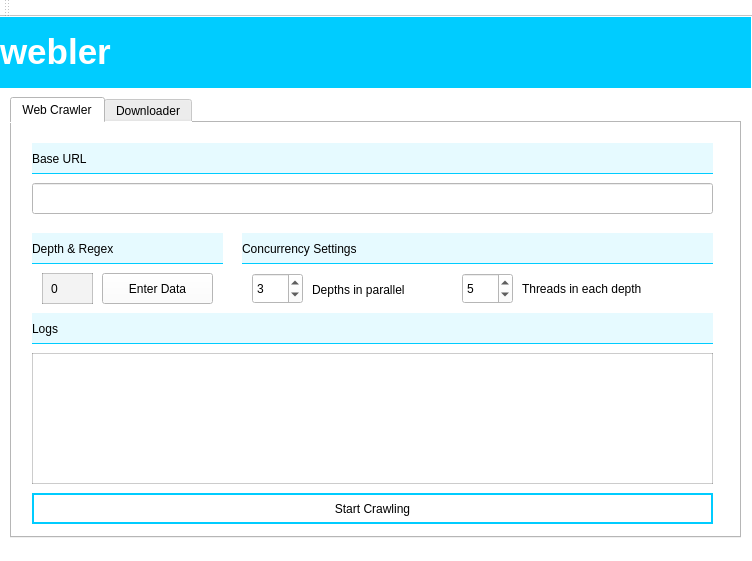
<?xml version="1.0" encoding="UTF-8"?>
<ui version="4.0">
 <class>MainWindow</class>
 <widget class="QMainWindow" name="MainWindow">
  <property name="geometry">
   <rect>
    <x>0</x>
    <y>0</y>
    <width>752</width>
    <height>561</height>
   </rect>
  </property>
  <property name="windowTitle">
   <string>webler</string>
  </property>
  <property name="styleSheet">
   <string notr="true">background: #fff</string>
  </property>
  <widget class="QWidget" name="centralWidget">
   <widget class="QLabel" name="label">
    <property name="geometry">
     <rect>
      <x>0</x>
      <y>0</y>
      <width>751</width>
      <height>71</height>
     </rect>
    </property>
    <property name="styleSheet">
     <string notr="true">background: #00ccff;
color: #fff;
padding-left:3em;</string>
    </property>
    <property name="text">
     <string>&lt;html&gt;&lt;head/&gt;&lt;body&gt;&lt;p&gt;&lt;span style=&quot; font-size:26pt; font-weight:600;&quot;&gt;webler&lt;/span&gt;&lt;/p&gt;&lt;/body&gt;&lt;/html&gt;</string>
    </property>
   </widget>
   <widget class="QPushButton" name="pushButton">
    <property name="geometry">
     <rect>
      <x>670</x>
      <y>0</y>
      <width>16</width>
      <height>16</height>
     </rect>
    </property>
    <property name="styleSheet">
     <string notr="true">background: #00ccff;
border: 0;</string>
    </property>
    <property name="text">
     <string/>
    </property>
   </widget>
   <widget class="QTabWidget" name="tabWidget">
    <property name="geometry">
     <rect>
      <x>10</x>
      <y>80</y>
      <width>731</width>
      <height>441</height>
     </rect>
    </property>
    <property name="whatsThis">
     <string>&lt;html&gt;&lt;head/&gt;&lt;body&gt;&lt;p&gt;&lt;br/&gt;&lt;/p&gt;&lt;/body&gt;&lt;/html&gt;</string>
    </property>
    <property name="currentIndex">
     <number>0</number>
    </property>
    <widget class="QWidget" name="tab">
     <property name="toolTip">
      <string>&lt;html&gt;&lt;head/&gt;&lt;body&gt;&lt;p&gt;&lt;br/&gt;&lt;/p&gt;&lt;/body&gt;&lt;/html&gt;</string>
     </property>
     <property name="styleSheet">
      <string notr="true"/>
     </property>
     <attribute name="title">
      <string>Web Crawler</string>
     </attribute>
     <widget class="QLabel" name="baseHead">
      <property name="geometry">
       <rect>
        <x>20</x>
        <y>20</y>
        <width>681</width>
        <height>31</height>
       </rect>
      </property>
      <property name="styleSheet">
       <string notr="true">background: rgba(0,204,255,0.1);
border-bottom: 1px solid rgba(0,204,255,1);
padding-left: 1em;</string>
      </property>
      <property name="text">
       <string>Base URL</string>
      </property>
     </widget>
     <widget class="QLineEdit" name="lineEdit">
      <property name="geometry">
       <rect>
        <x>20</x>
        <y>60</y>
        <width>681</width>
        <height>31</height>
       </rect>
      </property>
      <property name="styleSheet">
       <string notr="true"/>
      </property>
     </widget>
     <widget class="QLabel" name="depthHead">
      <property name="geometry">
       <rect>
        <x>20</x>
        <y>110</y>
        <width>191</width>
        <height>31</height>
       </rect>
      </property>
      <property name="styleSheet">
       <string notr="true">background: rgba(0,204,255,0.1);
border-bottom: 1px solid rgba(0,204,255,1);
padding-left: 1em;</string>
      </property>
      <property name="text">
       <string>Depth &amp; Regex</string>
      </property>
     </widget>
     <widget class="QLabel" name="depthValue">
      <property name="geometry">
       <rect>
        <x>30</x>
        <y>150</y>
        <width>51</width>
        <height>31</height>
       </rect>
      </property>
      <property name="styleSheet">
       <string notr="true">background: rgba(0,0,0,0.05);
padding: 5px;
border: 1px solid rgba(0,0,0,0.2);</string>
      </property>
      <property name="text">
       <string>0</string>
      </property>
     </widget>
     <widget class="QPushButton" name="getDepth">
      <property name="geometry">
       <rect>
        <x>90</x>
        <y>150</y>
        <width>111</width>
        <height>31</height>
       </rect>
      </property>
      <property name="text">
       <string>Enter Data</string>
      </property>
     </widget>
     <widget class="QLabel" name="depthHead_2">
      <property name="geometry">
       <rect>
        <x>20</x>
        <y>190</y>
        <width>681</width>
        <height>31</height>
       </rect>
      </property>
      <property name="styleSheet">
       <string notr="true">background: rgba(0,204,255,0.1);
border-bottom: 1px solid rgba(0,204,255,1);
padding-left: 1em;</string>
      </property>
      <property name="text">
       <string>Logs</string>
      </property>
     </widget>
     <widget class="QPushButton" name="submit">
      <property name="geometry">
       <rect>
        <x>20</x>
        <y>370</y>
        <width>681</width>
        <height>31</height>
       </rect>
      </property>
      <property name="styleSheet">
       <string notr="true">border: 2px solid #00ccff;</string>
      </property>
      <property name="text">
       <string>Start Crawling</string>
      </property>
     </widget>
     <widget class="QTextEdit" name="messages">
      <property name="geometry">
       <rect>
        <x>20</x>
        <y>230</y>
        <width>681</width>
        <height>131</height>
       </rect>
      </property>
      <property name="styleSheet">
       <string notr="true">border: 1px solid rgba(0,0,0,0.2);</string>
      </property>
     </widget>
     <widget class="QSpinBox" name="depthBox">
      <property name="geometry">
       <rect>
        <x>240</x>
        <y>150</y>
        <width>51</width>
        <height>31</height>
       </rect>
      </property>
      <property name="minimum">
       <number>1</number>
      </property>
      <property name="value">
       <number>3</number>
      </property>
     </widget>
     <widget class="QSpinBox" name="threadBox">
      <property name="geometry">
       <rect>
        <x>450</x>
        <y>150</y>
        <width>51</width>
        <height>31</height>
       </rect>
      </property>
      <property name="minimum">
       <number>1</number>
      </property>
      <property name="value">
       <number>5</number>
      </property>
     </widget>
     <widget class="QLabel" name="label_2">
      <property name="geometry">
       <rect>
        <x>300</x>
        <y>156</y>
        <width>121</width>
        <height>21</height>
       </rect>
      </property>
      <property name="text">
       <string>Depths in parallel</string>
      </property>
     </widget>
     <widget class="QLabel" name="label_3">
      <property name="geometry">
       <rect>
        <x>510</x>
        <y>150</y>
        <width>161</width>
        <height>31</height>
       </rect>
      </property>
      <property name="text">
       <string>Threads in each depth</string>
      </property>
     </widget>
     <widget class="QLabel" name="depthHead_3">
      <property name="geometry">
       <rect>
        <x>230</x>
        <y>110</y>
        <width>471</width>
        <height>31</height>
       </rect>
      </property>
      <property name="styleSheet">
       <string notr="true">background: rgba(0,204,255,0.1);
border-bottom: 1px solid rgba(0,204,255,1);
padding-left: 1em;</string>
      </property>
      <property name="text">
       <string>Concurrency Settings</string>
      </property>
     </widget>
    </widget>
    <widget class="QWidget" name="tab_2">
     <attribute name="title">
      <string>Downloader</string>
     </attribute>
     <widget class="QLabel" name="baseHead_2">
      <property name="geometry">
       <rect>
        <x>20</x>
        <y>20</y>
        <width>681</width>
        <height>31</height>
       </rect>
      </property>
      <property name="styleSheet">
       <string notr="true">background: rgba(0,204,255,0.1);
border-bottom: 1px solid rgba(0,204,255,1);
padding-left: 1em;</string>
      </property>
      <property name="text">
       <string>Download URL</string>
      </property>
     </widget>
     <widget class="QLineEdit" name="lineEdit_2">
      <property name="geometry">
       <rect>
        <x>20</x>
        <y>60</y>
        <width>681</width>
        <height>31</height>
       </rect>
      </property>
      <property name="styleSheet">
       <string notr="true"/>
      </property>
     </widget>
     <widget class="QProgressBar" name="progressBar">
      <property name="geometry">
       <rect>
        <x>20</x>
        <y>340</y>
        <width>681</width>
        <height>23</height>
       </rect>
      </property>
      <property name="value">
       <number>0</number>
      </property>
     </widget>
     <widget class="QPushButton" name="submit_2">
      <property name="geometry">
       <rect>
        <x>20</x>
        <y>370</y>
        <width>681</width>
        <height>31</height>
       </rect>
      </property>
      <property name="styleSheet">
       <string notr="true">border: 2px solid #00ccff;</string>
      </property>
      <property name="text">
       <string>Start Downloading</string>
      </property>
     </widget>
     <widget class="QLabel" name="baseHead_3">
      <property name="geometry">
       <rect>
        <x>20</x>
        <y>110</y>
        <width>681</width>
        <height>31</height>
       </rect>
      </property>
      <property name="styleSheet">
       <string notr="true">background: rgba(0,204,255,0.1);
border-bottom: 1px solid rgba(0,204,255,1);
padding-left: 1em;</string>
      </property>
      <property name="text">
       <string>File Name (optional)</string>
      </property>
     </widget>
     <widget class="QLineEdit" name="lineEdit_3">
      <property name="geometry">
       <rect>
        <x>20</x>
        <y>150</y>
        <width>681</width>
        <height>31</height>
       </rect>
      </property>
      <property name="styleSheet">
       <string notr="true"/>
      </property>
     </widget>
     <widget class="QTextEdit" name="messages_2">
      <property name="geometry">
       <rect>
        <x>20</x>
        <y>240</y>
        <width>681</width>
        <height>91</height>
       </rect>
      </property>
      <property name="styleSheet">
       <string notr="true">border: 1px solid rgba(0,0,0,0.2);</string>
      </property>
     </widget>
     <widget class="QLabel" name="baseHead_4">
      <property name="geometry">
       <rect>
        <x>20</x>
        <y>200</y>
        <width>681</width>
        <height>31</height>
       </rect>
      </property>
      <property name="styleSheet">
       <string notr="true">background: rgba(0,204,255,0.1);
border-bottom: 1px solid rgba(0,204,255,1);
padding-left: 1em;</string>
      </property>
      <property name="text">
       <string>Logs</string>
      </property>
     </widget>
    </widget>
   </widget>
  </widget>
  <widget class="QToolBar" name="mainToolBar">
   <attribute name="toolBarArea">
    <enum>TopToolBarArea</enum>
   </attribute>
   <attribute name="toolBarBreak">
    <bool>false</bool>
   </attribute>
  </widget>
  <widget class="QStatusBar" name="statusBar"/>
 </widget>
 <layoutdefault spacing="6" margin="11"/>
 <resources/>
 <connections/>
</ui>
